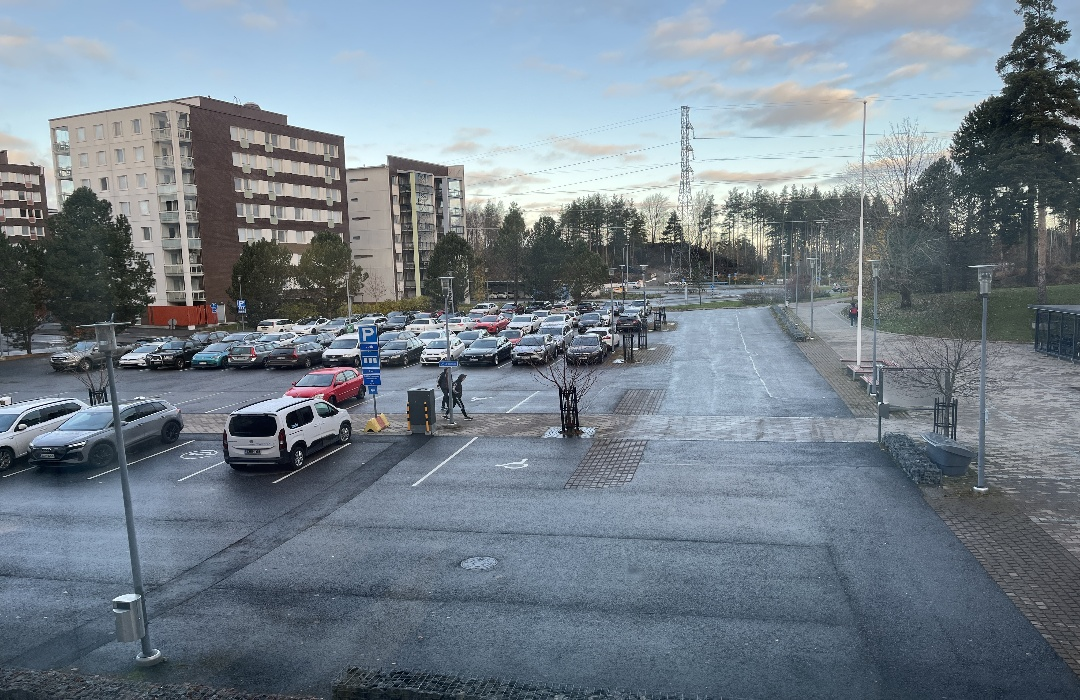
#> input picture resized_image.jpg, 1080 x 700 px, given in place of Border.jpg, which was not available
$ python app.py
#> lines starting #> are read from the running program, lines starting #| are printed output that depends on the picture; pictures that were not available may be replaced by others from this repository, and a replacement may not be noted
import cv2
import numpy as np

# Set desired display dimensions
WIDTH, HEIGHT = 1600, 900

def load_and_resize_image(path, target_height):
#> called with path = 'image/Border.jpg', target_height = 900
    img = cv2.imread(path)
#> img is the input picture: shape (700, 1080, 3); mean B, G, R 139.2, 128.5, 116.3
    return cv2.resize(img, (int(img.shape[1] * (target_height / img.shape[0])), target_height))

def detect_parking_slots(reference_image_path, target_image_path):
    # Load and resize images
    ref_img = load_and_resize_image(reference_image_path, HEIGHT)
    target_img = load_and_resize_image(target_image_path, HEIGHT)
#> call 2 of load_and_resize_image, with path = 'image/Example.jpg', target_height = 900
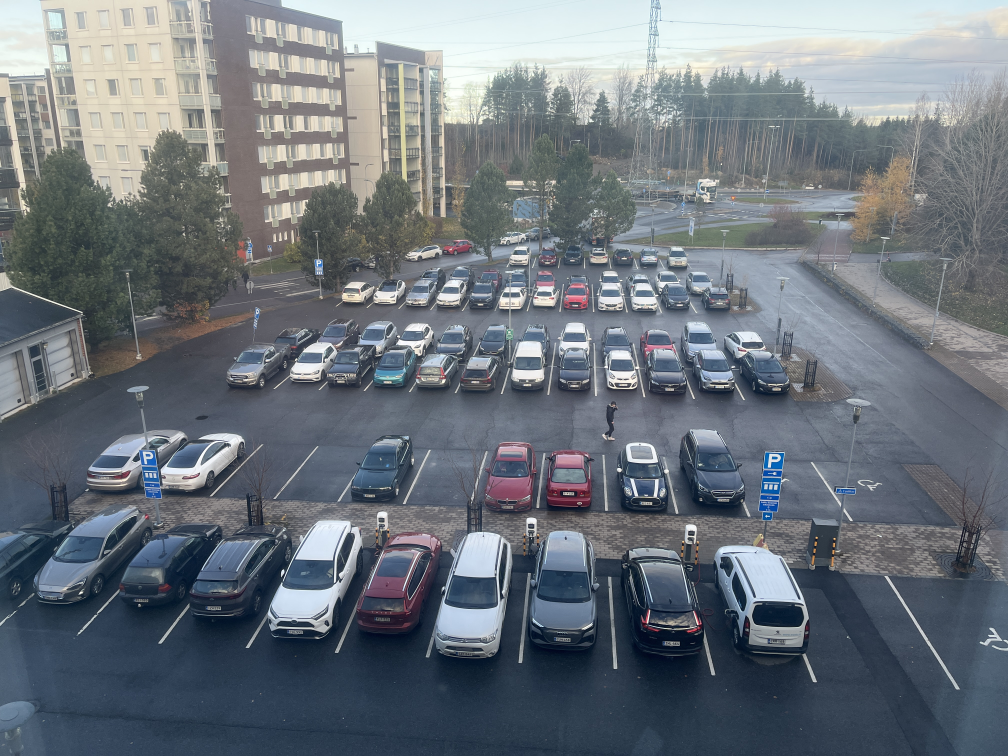
#> input picture image/Example.jpg, 4032 x 3024 px (shown at 1/4 size)
#> in load_and_resize_image, img is the input picture: shape (3024, 4032, 3); mean B, G, R 124.1, 116.3, 108.7

    # Preprocessing: Convert to grayscale and blur
    target_blurred = cv2.GaussianBlur(cv2.cvtColor(target_img, cv2.COLOR_BGR2GRAY), (5, 5), 0)
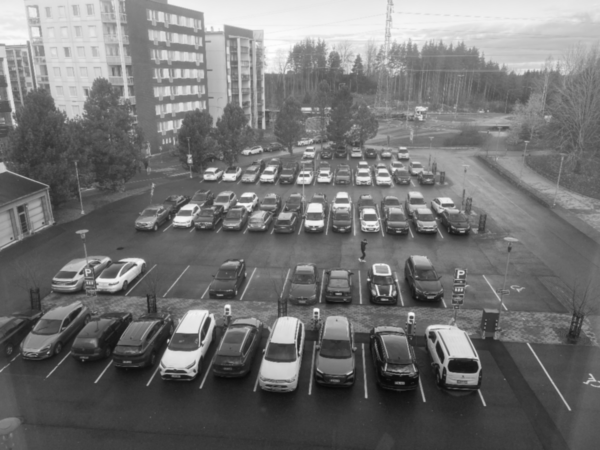
#> target_blurred: shape (900, 1200) (shown at 1/2 size); min 8, max 254, mean 114.8

    # Edge detection and Hough Transform to detect lines
    edges = cv2.Canny(target_blurred, 50, 150)
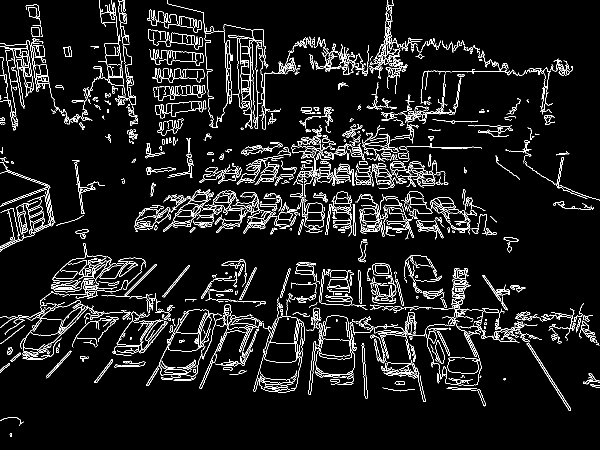
#> edges: shape (900, 1200) (shown at 1/2 size); 6.6% white in thin lines or dots
    lines = cv2.HoughLinesP(edges, 1, np.pi / 180, threshold=100, minLineLength=100, maxLineGap=10)
#> lines = 32 rows, first 6: [1029, 646, 1137, 820], [880, 143, 1029, 143], [600, 453, 820, 456], [385, 419, 527, 421], [1076, 717, 1141, 818], [1031, 646, 1140, 815]

    # Create a blank image to draw lines on
    line_image = np.zeros_like(target_img)

    if lines is not None:
        for x1, y1, x2, y2 in lines[:, 0]:  # Unpack line coordinates
            cv2.line(line_image, (x1, y1), (x2, y2), (0, 255, 0), 3)
#> this loop made 32 passes
#> (x1, y1, x2, y2) on passes 1 to 12: (1029, 646, 1137, 820), (880, 143, 1029, 143), (600, 453, 820, 456), (385, 419, 527, 421), (1076, 717, 1141, 818), (1031, 646, 1140, 815), (293, 419, 405, 420), (283, 646, 377, 530), (785, 363, 895, 368), (739, 354, 845, 352), (609, 425, 728, 425), (618, 335, 719, 279)
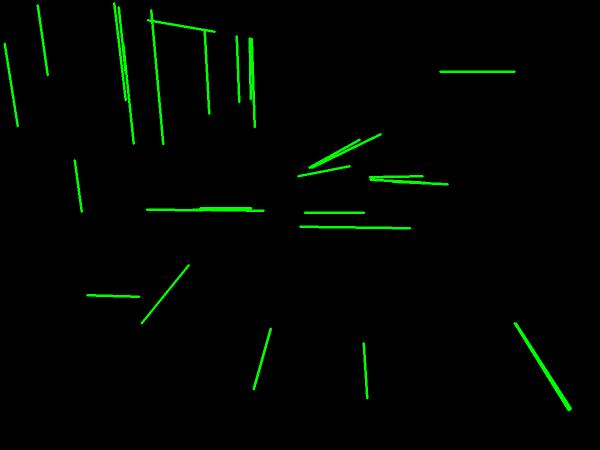
#> line_image: shape (900, 1200, 3) (shown at 1/2 size); mean of channels 0, 1, 2 0, 5, 0; drawn as B, G, R

    # Combine images
    combined_image = cv2.addWeighted(target_img, 0.8, line_image, 1, 0)
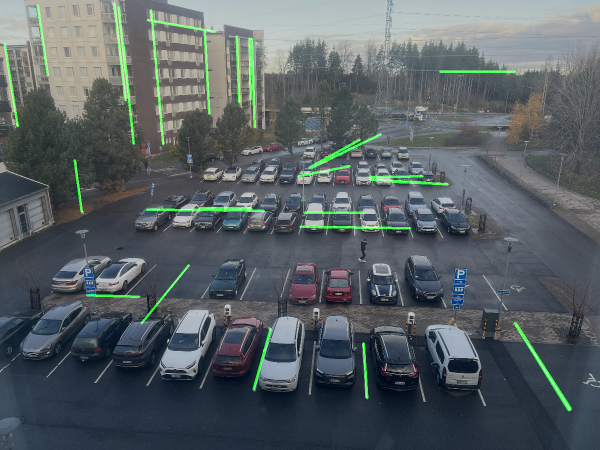
#> combined_image: shape (900, 1200, 3) (shown at 1/2 size); mean of channels 0, 1, 2 99.2, 95.7, 86.9; drawn as B, G, R
    matched_img = np.hstack((ref_img, combined_image))
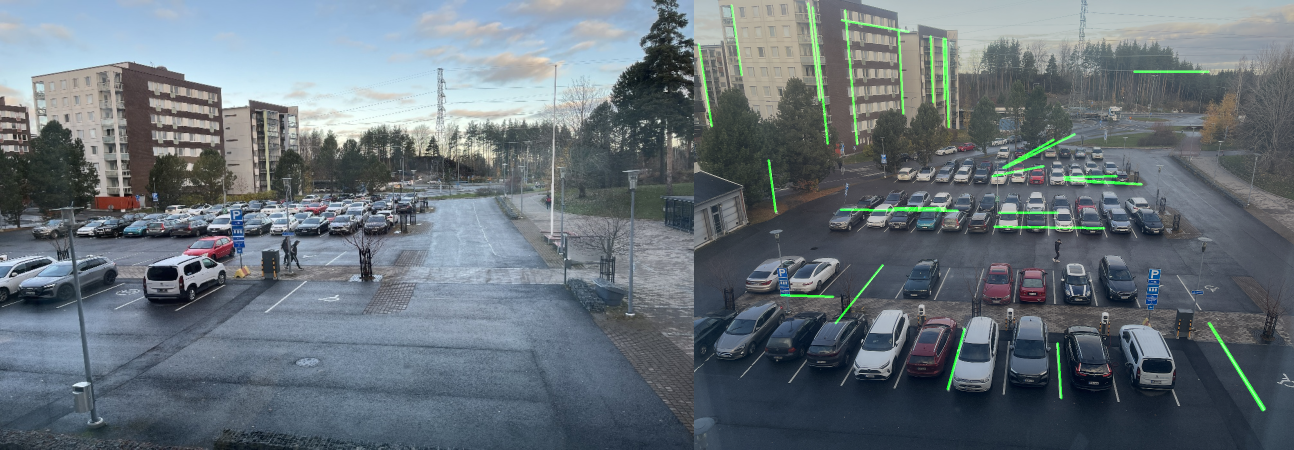
#> matched_img: shape (900, 2588, 3) (shown at 1/2 size); mean of channels 0, 1, 2 120.6, 113.3, 102.6; drawn as B, G, R

    # Resize and display the matched image
    cv2.imshow('Matched Features', cv2.resize(matched_img, (WIDTH, HEIGHT)))
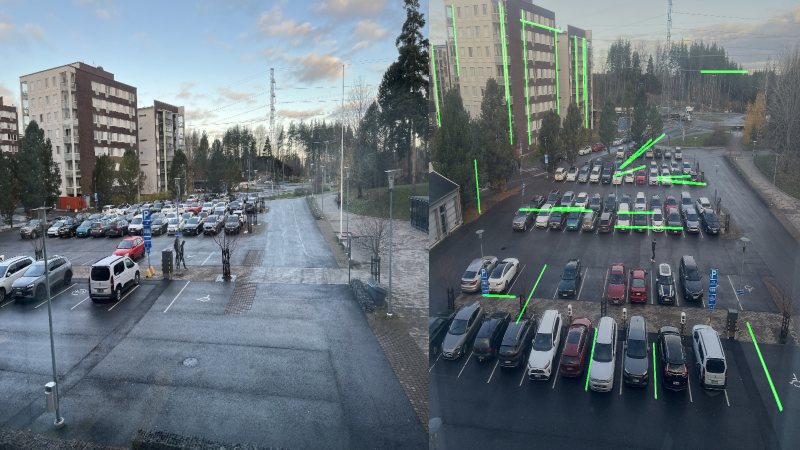
#> window 'Matched Features': shape (900, 1600, 3) (shown at 1/2 size); mean B, G, R 120.6, 113.3, 102.6
    cv2.waitKey(0)
    cv2.destroyAllWindows()

# Example usage
detect_parking_slots('image/Border.jpg', 'image/Example.jpg')
